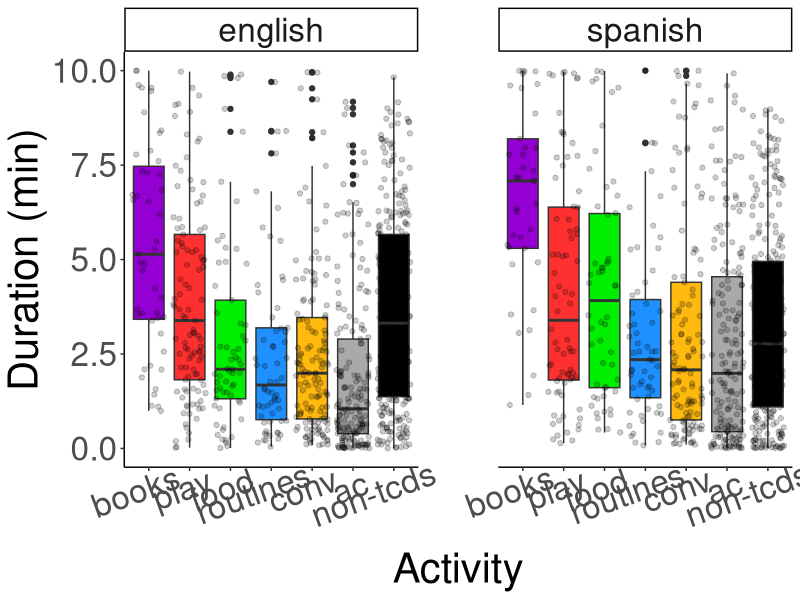
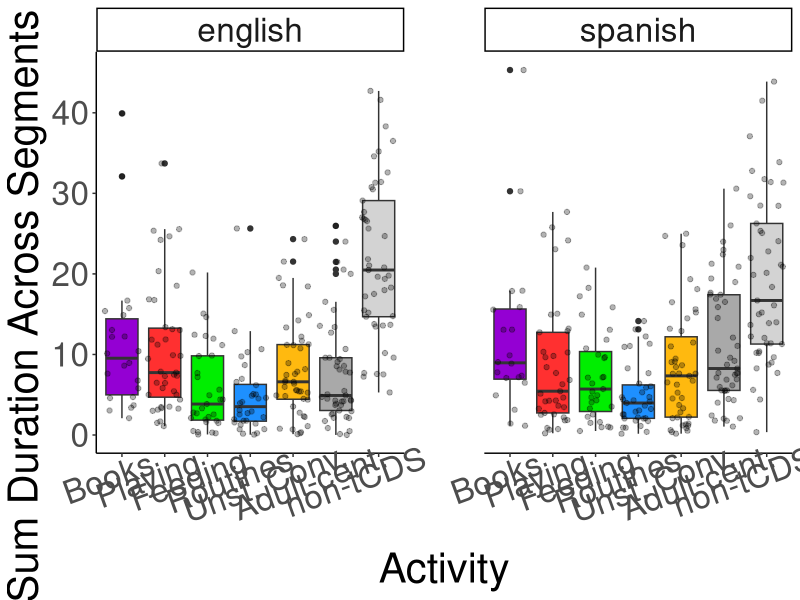
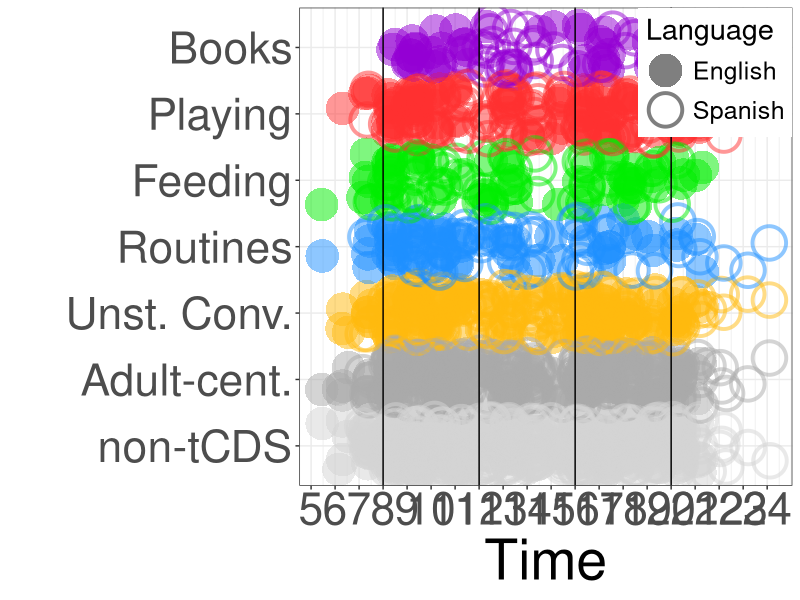
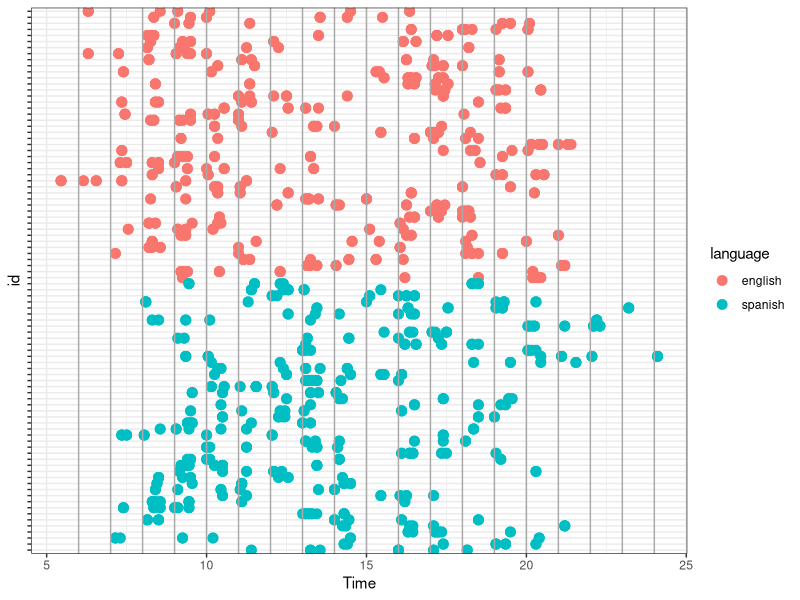
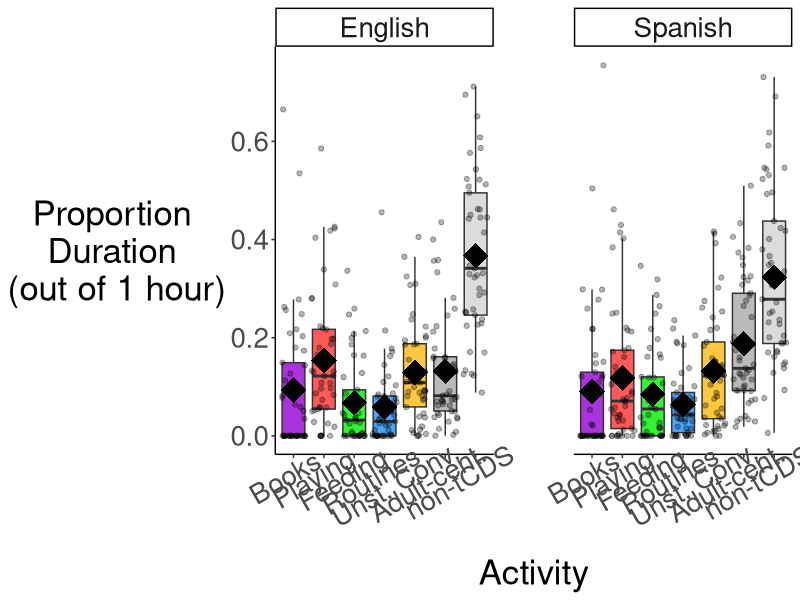
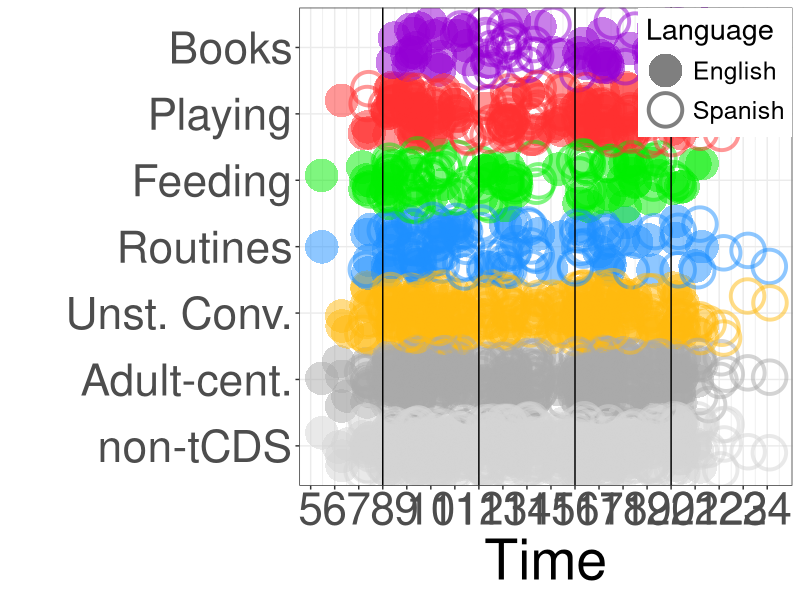
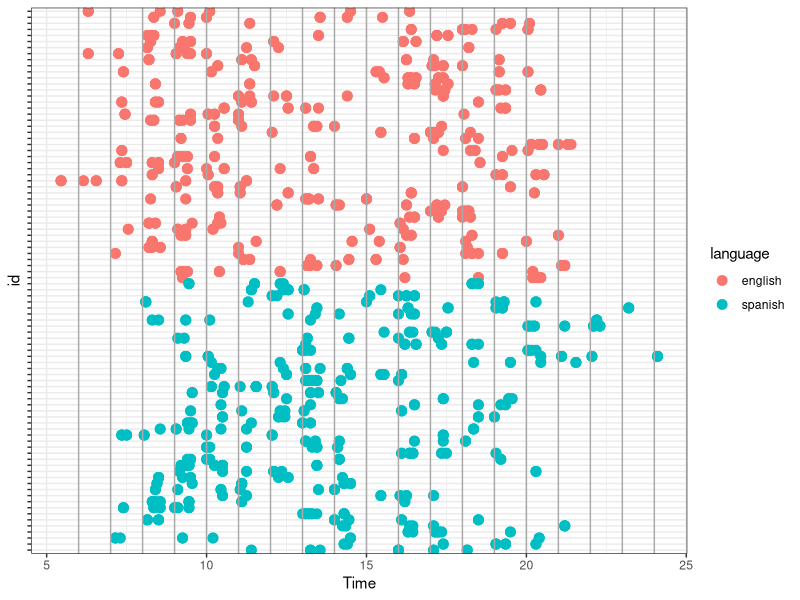
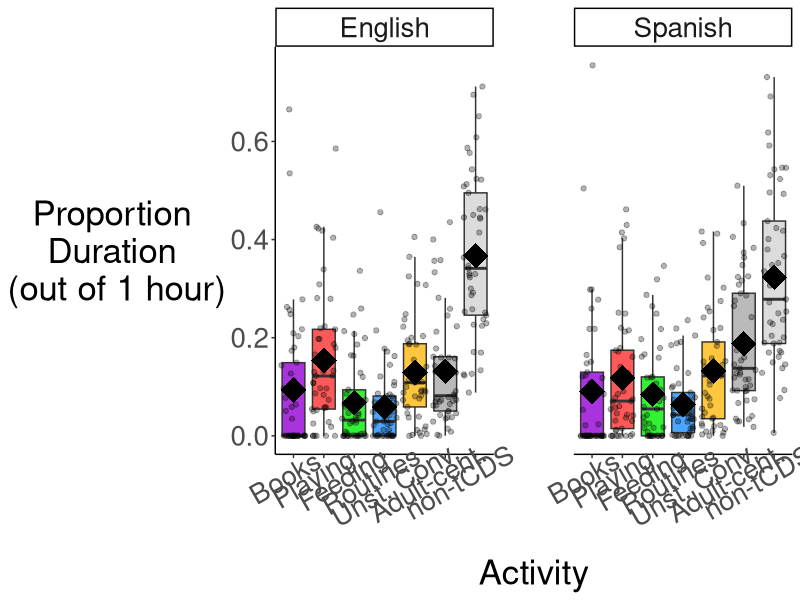

Write R code to recreate these figures, in order.
## ---- chunk 1
knitr::opts_chunk$set(echo = TRUE)
## ---- chunk 2
library(tidyverse)
library(gridExtra)
library(psych)

theme_set(theme_bw())
## ---- chunk 3
data_dur <- read_csv("./data_demo_lena_transcripts/elan_activity_dur.csv") %>% 
  mutate(id = factor(id), 
         language = factor(language)) %>% 
  dplyr::select(-"...1") %>% 
  rename(tcds_min_seg = tcds_min) %>% 
  mutate(activity = factor(activity, levels = c("books", "play", "food", "routines", "conv", "ac", "non-tcds")))

str(data_dur)


# create two dfs for plots
data_dur_en <- data_dur %>% filter(language == "english")
data_dur_sp <- data_dur %>% filter(language == "spanish")

## ---- chunk 4
# checking to see there are 6 segments per participant
num_segments_english <- data_dur_en %>% 
  group_by(id, segment_num) %>% 
  distinct(segment_num) %>% 
  ungroup() %>% 
  count(id)

arrange(num_segments_english, n)


num_segments_spanish <- data_dur_sp %>% 
  group_by(id, segment_num) %>% 
  distinct(segment_num) %>% 
  ungroup() %>% 
  count(id)

arrange(num_segments_spanish, n)

## ---- chunk 5
# duration - minutes
ggplot(data_dur, aes(activity, dur_min, fill = activity)) +
  theme_classic() +
  geom_boxplot() + 
  geom_jitter(alpha = .2) + 
  scale_fill_manual(values=c("darkviolet", "firebrick1", "green2", "dodgerblue1", "darkgoldenrod1", "darkgrey", "black")) + 
  facet_wrap(~ language) +
  theme(legend.position= "none") +
  # theme(text = element_text(size = 35)) +
  theme(axis.text.x = element_text(angle = 20, hjust = .7), 
        text = element_text(size = 30)) + 
  labs(x = "Activity", y = "Duration (min)") + 
  theme(panel.spacing = unit(4, "lines"))


# summarize data per participant and activity (all speech only)

# english
data_en_act <- data_dur_en %>% 
  group_by(id, activity) %>% 
  mutate(dur_min_act = mean(dur_min)) %>% 
  distinct(id, language, activity, dur_min_act) %>% 
  mutate(activity = factor(activity, levels = c("books", "play", "food", "routines", "conv", "ac", "non-tcds")))

# see min and max of actual data
data_dur_en %>% 
  ungroup() %>% 
  group_by(id, activity) %>% 
  mutate(min = min(dur_min), 
         max = max(dur_min)) %>% 
  distinct(activity, min, max)



# spanish
# note that min and max are of averages, not of actual data
data_sp_act <- data_dur_sp %>% 
  group_by(id, activity) %>% 
  mutate(dur_min_act = mean(dur_min)) %>% 
  distinct(id, language, activity, dur_min_act) %>% 
  mutate(activity = factor(activity, levels = c("books", "play", "food", "routines", "conv", "ac", "non-tcds")))

# see min and max of actual data
data_dur_sp %>% 
  ungroup() %>% 
  group_by(activity) %>% 
  mutate(min = min(dur_min), 
         max = max(dur_min)) %>% 
  distinct(activity, min, max)



# descriptives
# note that min and max are of averages, not of actual data
describeBy(data_en_act$dur_min_act, data_en_act$activity, mat = T, fast = T)
describeBy(data_sp_act$dur_min_act, data_sp_act$activity, mat = T, fast = T)
## ---- chunk 6
# duration - minutes
data_dur_sum <- data_dur %>% 
  group_by(id, activity) %>% 
  mutate(dur_act_total = sum(dur_min)) %>% 
  distinct(id, language, activity, dur_act_total) %>% 
  ungroup() %>% 
  group_by(id) %>% 
  mutate(dur_hour = sum(dur_act_total), 
         activity2 = ifelse(activity == "books", "Books", 
                     ifelse(activity == "play", "Playing", 
                     ifelse(activity == "food", "Feeding", 
                     ifelse(activity == "routines", "Routines", 
                     ifelse(activity == "conv", "Unst. Conv.", 
                     ifelse(activity == "ac", "Adult-cent.", "non-tCDS")))))), 
         activity2 = factor(activity2, levels = c("Books", "Playing", "Feeding", "Routines", 
                                                  "Unst. Conv.", "Adult-cent.", "non-tCDS")))

ggplot(data_dur_sum, aes(activity2, dur_act_total, fill = activity2)) +
  theme_classic() +
  geom_boxplot() + 
  geom_jitter(alpha = .3) + 
  scale_fill_manual(values=c("darkviolet", "firebrick1", "green2", "dodgerblue1", "darkgoldenrod1", "darkgrey", "lightgrey")) + 
  facet_wrap(~ language) +
  theme(legend.position= "none") +
  # theme(text = element_text(size = 35)) +
  theme(axis.text.x = element_text(angle = 20, hjust = .7), 
        text = element_text(size = 30)) + 
  labs(x = "Activity", y = "Sum Duration Across Segments (min)") + 
  theme(panel.spacing = unit(4, "lines"))


data_dur_sum_en <- data_dur_sum %>% filter(language == "english")
data_dur_sum_sp <- data_dur_sum %>% filter(language == "spanish")


# descriptives
# note that min and max are of averages, not of actual data
describeBy(data_dur_sum_en$dur_act_total, data_dur_sum_en$activity, mat = T, fast = T)
describeBy(data_dur_sum_sp$dur_act_total, data_dur_sum_sp$activity, mat = T, fast = T)
## ---- chunk 7
# duration - minutes
data_dur_othercc <- data_dur %>% 
  mutate(activity2 = ifelse(activity == "books", "books",
                     ifelse(activity == "ac", "ac",
                     ifelse(activity == "non-tcds", "non-tcds", "othercc")))) %>% 
  group_by(id, activity2) %>% 
  mutate(dur_act_total = sum(dur_min)) %>% 
  distinct(id, language, activity2, dur_act_total) %>% 
  ungroup() %>% 
  group_by(id) %>% 
  mutate(dur_hour = sum(dur_act_total))

data_dur_othercc_en <- data_dur_othercc %>% filter(language == "english")
data_dur_othercc_sp <- data_dur_othercc %>% filter(language == "spanish")


# descriptives
# note that min and max are of averages, not of actual data
describeBy(data_dur_othercc_en$dur_act_total, data_dur_othercc_en$activity2, mat = T, fast = T)
describeBy(data_dur_othercc_sp$dur_act_total, data_dur_othercc_sp$activity2, mat = T, fast = T)
## ---- chunk 8
data_dur_pub <- data_dur %>% 
  mutate(activity = recode(activity, "ac" = "Adult-cent.", "conv" = "Unst. Conv.", 
                           "books" = "Books", "play" = "Playing", "food" = "Feeding", 
                           "routines" = "Routines", "non-tcds" = "non-tCDS"), 
         language = recode(language, "english" = "English", "spanish" = "Spanish")) %>% 
  rename("Language" = "language") %>% 
  mutate(activity = factor(activity, levels = c("Books", "Playing", "Feeding", "Routines", "Unst. Conv.", "Adult-cent.", "non-tCDS")))

# combined groups
ggplot(data_dur_pub, aes(Time, fct_rev(activity), color = activity, shape = Language)) + 
  geom_jitter(size = 10, alpha = .5, stroke = 2) + 
  scale_x_continuous(breaks = c(5, 6, 7, 8, 9, 10, 11, 12, 13, 14, 15, 16, 17, 18, 19, 20, 21, 22, 23, 24)) +
  scale_color_manual(values = c("darkviolet", "firebrick1", "green2", "dodgerblue1", "darkgoldenrod1", "darkgrey", "lightgrey"), guide = "none") + 
  scale_shape_manual(values=c(16, 21)) + 
  geom_vline(xintercept = 8) +
  geom_vline(xintercept = 12) + 
  geom_vline(xintercept = 16) +
  geom_vline(xintercept = 20) + 
  theme(text = element_text(size = 40)) +
  theme(legend.position = c(1, 1), 
        legend.justification = c(1, 1),
        legend.box.margin=margin(c(10,10,10,10)),
        legend.background = element_rect(fill = "white"), # , color = "black"
        legend.text = element_text(size = 18), 
        legend.title = element_text(size = 21), 
        legend.key.size = unit(1, "cm")) +
  labs(x = "Time", y = "")
  # theme(axis.title.y = element_text(angle = 0,  vjust = 0.5))

ggsave("./figures/time_activity_by_dur.pdf", width = 22, height = 11, dpi = 300)
## ---- chunk 9
ggplot(data_dur, aes(Time, id, color = language)) + 
  geom_point(size = 3) + 
  theme(axis.text.y = element_blank()) + 
  geom_vline(xintercept = 6, color = "darkgrey") + 
  geom_vline(xintercept = 7, color = "darkgrey") +   
  geom_vline(xintercept = 8, color = "darkgrey") +   
  geom_vline(xintercept = 9, color = "darkgrey") +   
  geom_vline(xintercept = 10, color = "darkgrey") +        
  geom_vline(xintercept = 11, color = "darkgrey") +   
  geom_vline(xintercept = 12, color = "darkgrey") +
  geom_vline(xintercept = 13, color = "darkgrey") +
  geom_vline(xintercept = 14, color = "darkgrey") +
  geom_vline(xintercept = 15, color = "darkgrey") +
  geom_vline(xintercept = 16, color = "darkgrey") +
  geom_vline(xintercept = 17, color = "darkgrey") +
  geom_vline(xintercept = 18, color = "darkgrey") +
  geom_vline(xintercept = 19, color = "darkgrey") +
  geom_vline(xintercept = 20, color = "darkgrey") +
  geom_vline(xintercept = 21, color = "darkgrey") +
  geom_vline(xintercept = 22, color = "darkgrey") +
  geom_vline(xintercept = 23, color = "darkgrey") +
  geom_vline(xintercept = 24, color = "darkgrey")
  labs(x = "Time", y = "Participant")
  

ggsave("./figures/sampling_byTime_perID.pdf", width = 11, height = 8.5, dpi = 300)

## ---- chunk 10
# calculate number of activities per segment
data_dur3 <- data_dur %>% 
  ungroup() %>% 
  filter(activity != "non-tcds") %>% 
  dplyr::select(c(id, activity, segment_num, language)) %>% 
  group_by(id, segment_num, language) %>% 
  count()

psych::describe(data_dur3$n, fast = T)

psych::describeBy(data_dur3$n, data_dur3$language, fast = T)
## ---- chunk 11
# create duration per hour
total_dur_hour <- data_dur %>% 
  distinct(id, segment_num, rectime, Dur10minval, language) %>% 
  group_by(id) %>% 
  mutate(dur_six_segments = sum(Dur10minval)/60) %>% 
  distinct(id, dur_six_segments, language)

# data_dur_sum <- data_dur %>% 
#   group_by(id, activity) %>% 
#   mutate(dur_act_total = sum(dur_min)) %>% 
#   distinct(id, language, activity, dur_act_total) %>% 
#   ungroup() %>% 
#   group_by(id) %>% 
#   mutate(dur_hour = sum(dur_act_total))


# merge with summary of dur per activity in one hour
variables_dur_all <- data_dur %>% 
  filter(activity != "non-tcds") %>% 
  dplyr::select(-c(dur_10min, tcds_min_seg)) %>% 
  full_join(total_dur_hour, by = c("id", "language")) %>% 
  group_by(id, activity) %>% 
  mutate(dur_activity_1hr = sum(dur_min)) %>% 
  distinct(id, activity, dur_activity_1hr, dur_six_segments, language)


# make wide, add zeros, make long, create proportion variable
data_dur_prop_all <- variables_dur_all %>% 
  spread(activity, dur_activity_1hr) %>% 
  replace_na(list(play = 0, food = 0, conv = 0, books = 0, routines = 0, ac = 0)) %>% 
  mutate(nontcds = dur_six_segments - (play + food + conv + books + routines + ac)) %>% 
  gather(activity, value = dur_activity_1hr_zeros, 
         play, food, conv, books, routines, ac, nontcds) %>% 
  mutate(prop_dur_activity_1hr = dur_activity_1hr_zeros / dur_six_segments) %>% 
  mutate(activity = factor(activity))


# create wide df for min per activity
data_dur_min_all_wide <- data_dur_prop_all %>% 
  dplyr::select(-prop_dur_activity_1hr) %>% 
  spread(activity, dur_activity_1hr_zeros) %>% 
  mutate(dur_min_total = ac + books + conv + food + nontcds + play + routines) %>% 
  mutate(dur_min_childcc = books + conv + food + play + routines) %>% 
  mutate(dur_min_tcds = ac + books + conv + food + play + routines)

psych::describeBy(data_dur_min_all_wide, data_dur_min_all_wide$language, fast = T)


# create wide df for prop min per activity
data_dur_prop_all_wide <- data_dur_prop_all %>% 
  dplyr::select(-dur_activity_1hr_zeros) %>% 
  spread(activity, prop_dur_activity_1hr) %>% 
  mutate(prop_total = ac + books + conv + food + nontcds + play + routines) %>% 
  mutate(prop_childcc = books + conv + food + play + routines) %>% 
  mutate(prop_tcds = ac + books + conv + food + play + routines)

# descriptives for proportion of min per activity
psych::describeBy(data_dur_prop_all_wide, data_dur_prop_all_wide$language, fast = T)
## ---- chunk 12
# make proportions long again
data_dur_prop_all_forpub <- data_dur_prop_all_wide %>% 
  dplyr::select(id, language, ac, books, conv, food, nontcds, play, routines, prop_total, prop_childcc, prop_tcds) %>% 
  rename(Books = books, "Unst. Conv." = conv, Feeding = food, 
         "non-tCDS" = nontcds, Playing = play, Routines = routines, 
         "Only Child-cent." = prop_childcc, 
         "All tCDS" = prop_tcds, "Adult-cent." = ac) %>% 
  mutate(language2 = ifelse(language == "english", "English", "Spanish")) %>% 
  pivot_longer(cols = "Adult-cent.": "All tCDS", 
               names_to = "activity", 
               values_to = "proportion") %>% 
  mutate(activity = factor(activity, levels = c("Books", "Playing", "Feeding", 
                                                "Routines", "Unst. Conv.", "Adult-cent.", 
                                                "non-tCDS", "Only Child-cent.", "All tCDS"))) %>% 
  filter(activity != "Only Child-cent." & activity != "All tCDS")


# boxplot
ggplot(data_dur_prop_all_forpub, aes(activity, proportion, fill = activity)) +
  theme_classic() +
  geom_boxplot(alpha = .8, outlier.shape = NA) + 
  geom_jitter(alpha = .3) + 
  scale_fill_manual(values=c("darkviolet", "firebrick1", "green2", "dodgerblue1", "darkgoldenrod1", "darkgrey", "lightgrey")) + 
  stat_summary(fun ="mean", size = 2, shape = 18) + 
  facet_wrap(~ language2) +
  labs(x = "Activity", y = "Proportion \nDuration \n(out of 1 hour)") + 
  theme(legend.position= "none",
        axis.text.x = element_text(angle = 30, hjust = .7), 
        text = element_text(size = 25), 
        axis.title.y = element_text(angle = 0, vjust = 0.5), 
        panel.spacing = unit(4, "lines"))

ggsave("./figures/boxplot_dur_1hr_w_mean.pdf", width = 19, height = 9, units = "in", dpi = 300)

